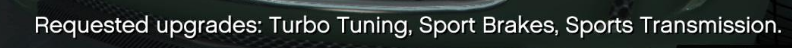
#> input picture Python/GTA-auto-shop-tool/textimage.png, 792 x 48 px
$ python auto_mod_cars.py
#> lines starting #> are read from the running program, lines starting #| are printed output that depends on the picture; after the words box and inside, x2 and y2 are one past the last pixel; in counts of white or black regions, pixels touching at a corner belong together
from PIL import Image
from pytesseract import pytesseract
import cv2
import numpy as np

#Define path to tessaract.exe
path_to_tesseract = r'C:\Program Files\Tesseract-OCR\tesseract.exe'

#Define path to image
path_to_image = 'output.png'

#Point tessaract_cmd to tessaract.exe
pytesseract.tesseract_cmd = path_to_tesseract

img = cv2.imread('textimage.png')
#> img is the input picture: shape (48, 792, 3); mean B, G, R 53, 55.4, 48.8

# creating mask using thresholding over `red` channel (use better use histogram to get threshoding value)
# I have used 200 as thershoding value it can be different for different images
ret, mask = cv2.threshold(img[:, :,2], 225, 225, cv2.THRESH_BINARY)
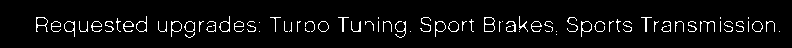
#> mask: shape (48, 792); values 0 (black) and 225 (white), 4.9% white in thin lines or dots, all inside (x1, y1, x2, y2) = (36, 16, 780, 38)

mask3 = np.zeros_like(img)
mask3[:, :, 0] = mask
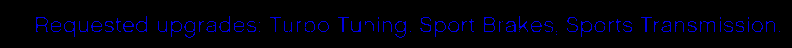
#> mask3: shape (48, 792, 3); mean of channels 0, 1, 2 11, 0, 0; drawn as B, G, R
mask3[:, :, 1] = mask
mask3[:, :, 2] = mask
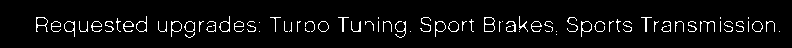
#> mask3: shape (48, 792, 3); values 0 (black) and 225 (white), 4.9% white in thin lines or dots, all inside (x1, y1, x2, y2) = (36, 16, 780, 38)

# extracting `orange` region using `biteise_and`
orange = cv2.bitwise_and(img, mask3)

gray = cv2.cvtColor(img, cv2.COLOR_BGR2GRAY)
img  = cv2.cvtColor(gray, cv2.COLOR_GRAY2BGR)

# extracting non-orange region
gray = cv2.bitwise_and(img, 255 - mask3)
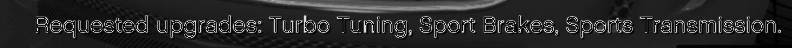
#> gray: shape (48, 792, 3); min 0, max 231, mean 42.2

# orange masked output
out = gray + orange

cv2.imwrite('output.png', orange)

#Open image with PIL
img = Image.open('output.png').convert('LA')
#> img: PIL image 792x48 LA

#Extract text from image
#> (the run stopped early here; a loop or call above may not have finished)
